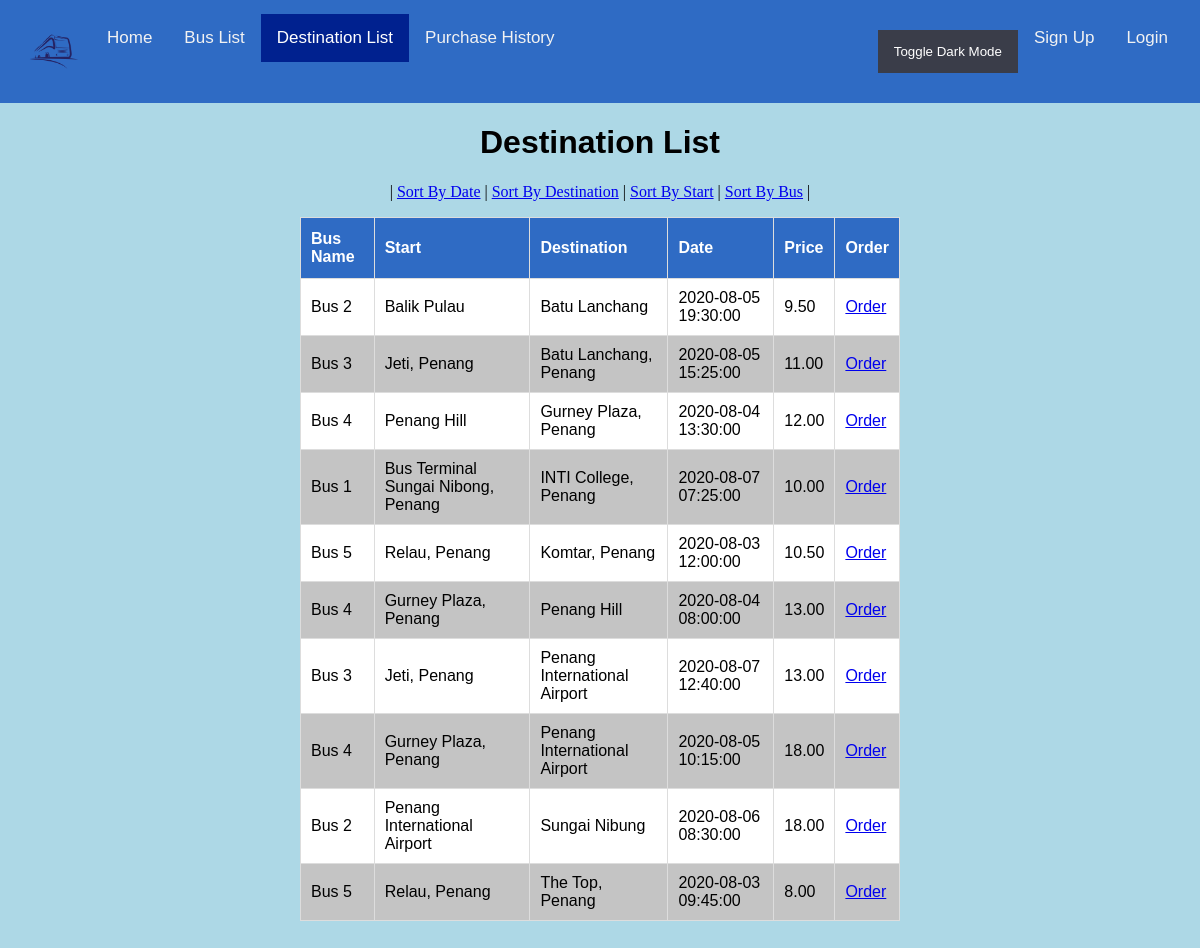
The app's page /destList.php?sort=1 with its own data.
### tables this page shows
CREATE TABLE `route` (
  `route_id` int(11) NOT NULL,
  `start` varchar(250) NOT NULL,
  `destination` varchar(250) NOT NULL,
  `date` datetime NOT NULL,
  `price` decimal(6,2) NOT NULL,
  `bus_id` int(11) NOT NULL
);

CREATE TABLE `bus` (
  `bus_id` int(11) NOT NULL,
  `bus_name` varchar(50) NOT NULL
);

### destList.php (the view, shortened to what this page needs)
<html>
    <head>
        <link rel="stylesheet" href="style.css">
    </head>
    <body>
        <?php
            include ('header.php');
        ?>
        <center>
        <h1>Destination List</h1>
		<p>| <a href="destList.php">Sort By Date</a> | <a href="destList.php?sort=1">Sort By Destination</a> |
		<a href="destList.php?sort=2">Sort By Start</a> | <a href="destList.php?sort=3">Sort By Bus</a> |</p>
        <?php
            require("database.php");
            $sql= "SELECT * from route";
            $result = $connect->query($sql);
            if($result->num_rows > 0) {
                $query = mysqli_query($connect, "SELECT * from route");
		        while ($row = mysqli_fetch_array($query)) {
			        $rows[] = $row;
		        }
		        usort($rows, 'sort_routes');
				echo "<table border = '1' id='table'>";
				echo "	<tr>
						<th>Bus Name</th>
						<th>Start</th>
						<th>Destination</th>
						<th>Date</th>
                        <th>Price</th>
                        <th>Order</th>
						</tr>";
				foreach ($rows as $row){
					$id = $row['bus_id'];
					$query = "SELECT bus_name FROM bus WHERE bus_id = '$id'";
					$busName = mysqli_query($connect, $query);
					$busName = mysqli_fetch_row($busName);
					$busName = $busName[0];
					echo "<tr>";
					echo "<td>".$busName."</td>";
					echo "<td>".$row['start']."</td>";
					echo "<td>".$row['destination']."</td>";
					echo "<td>".$row['date']."</td>";
                    echo "<td>".$row['price']."</td>";
                    if((isset($_SESSION['login']) && $_SESSION['login'] == 'OK')) {
                        echo "<td><a href='purDetails.php?id=".$row['route_id']."'?>Order</a></td>";
                    }else{
                        echo "<td><a href='login.php'>Order</a></td>";
                    }
					echo "</tr>";
				}
                echo "</table>";
            }else {
                echo "0 results";
            }
        ?>
        </center>
    </body>
</html>

### style.css (style rules this page uses)
body { margin-top: 0; margin-left: 0; margin-right: 0; margin-bottom: 50; background-color: lightblue; }
h1 { font-family: "Trebuchet MS", Arial, Helvetica, sans-serif; }
#table { font-family: "Trebuchet MS", Arial, Helvetica, sans-serif; border-collapse: collapse; width: 50%; }
#table td, #table th { border: 1px solid #ddd; padding: 10px; color: black; }
#table tr:nth-child(even) { background-color: #ffffff; }
#table tr:nth-child(odd) { background-color: #c4c4c4; }
#table th { padding-top: 12px; padding-bottom: 12px; text-align: left; background-color: rgb(47, 107, 196); color: white; }

### records on screen
route: bus.bus_name "Bus 2", start "Balik Pulau", destination "Batu Lanchang", date "2020-08-05 19:30:00", price "9.50"
route: bus.bus_name "Bus 3", start "Jeti, Penang", destination "Batu Lanchang, Penang", date "2020-08-05 15:25:00", price "11.00"
route: bus.bus_name "Bus 4", start "Penang Hill", destination "Gurney Plaza, Penang", date "2020-08-04 13:30:00", price "12.00"
route: bus.bus_name "Bus 1", start "Bus Terminal Sungai Nibong, Penang", destination "INTI College, Penang", date "2020-08-07 07:25:00", price "10.00"
route: bus.bus_name "Bus 5", start "Relau, Penang", destination "Komtar, Penang", date "2020-08-03 12:00:00", price "10.50"
route: bus.bus_name "Bus 4", start "Gurney Plaza, Penang", destination "Penang Hill", date "2020-08-04 08:00:00", price "13.00"
route: bus.bus_name "Bus 3", start "Jeti, Penang", destination "Penang International Airport", date "2020-08-07 12:40:00", price "13.00"
route: bus.bus_name "Bus 4", start "Gurney Plaza, Penang", destination "Penang International Airport", date "2020-08-05 10:15:00", price "18.00"
route: bus.bus_name "Bus 2", start "Penang International Airport", destination "Sungai Nibung", date "2020-08-06 08:30:00", price "18.00"
route: bus.bus_name "Bus 5", start "Relau, Penang", destination "The Top, Penang", date "2020-08-03 09:45:00", price "8.00"
